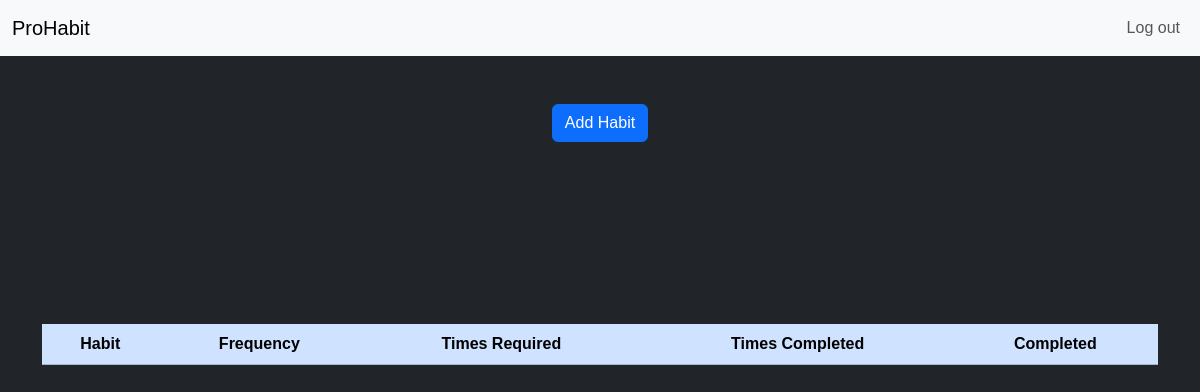
/ (signed in), run on an earlier commit of the app's database.
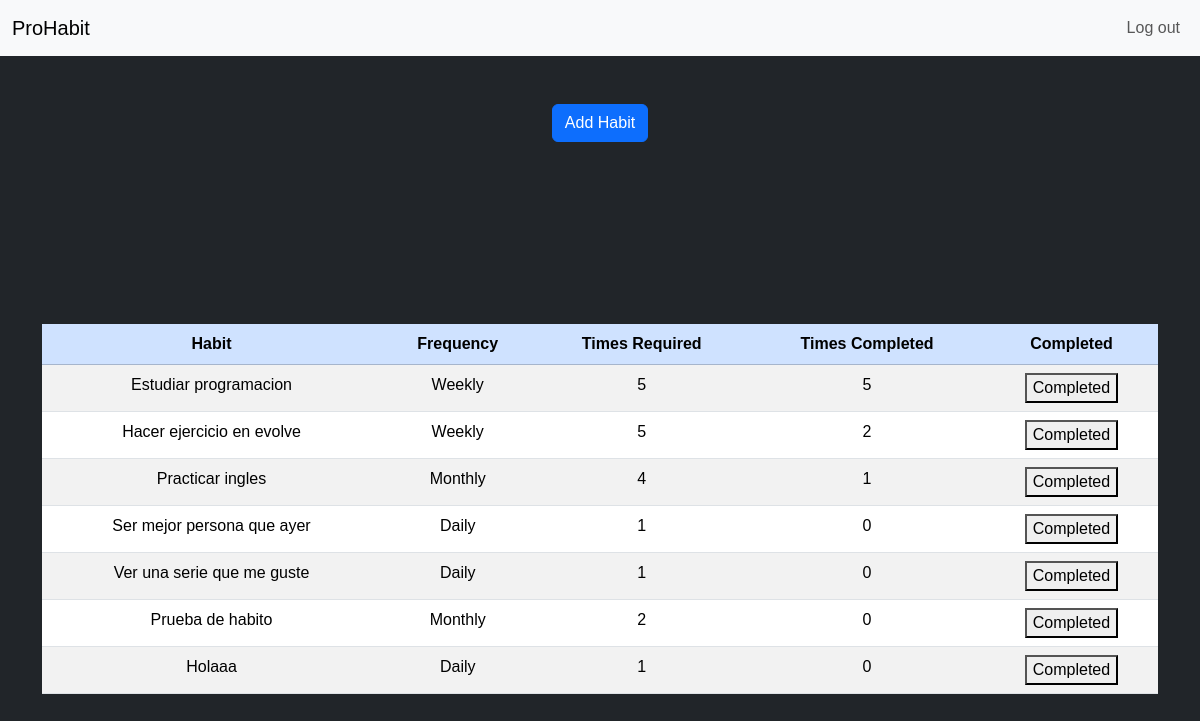
And on a later commit of the database.
### tables this page shows
CREATE TABLE habits (
    id INTEGER,
    habit TEXT NOT NULL,
    frequency TEXT NOT NULL,
    times INTEGER NOT NULL,
    user_id INTEGER NOT NULL,
    PRIMARY KEY(id),
    FOREIGN KEY(user_id) REFERENCES users(id)
);

### app.py (the view)
@app.route("/")
def index():
    conn = db.connect()
    user_habits = conn.execute(text("SELECT * FROM habits WHERE user_id = :user_id"), {"user_id": session["user_id"]}).mappings().fetchall()
    track_habit = conn.execute(text("SELECT habit_id, COUNT(*) AS completed FROM users JOIN habits ON users.id = habits.user_id JOIN habit_logs ON habits.id = habit_logs.habit_id WHERE users.id = :user_id GROUP BY habit_logs.habit_id"), {"user_id": session["user_id"]}).mappings().fetchall()
    return render_template("index.html", user_habits=user_habits, track_habit=track_habit)

### app.py (called while the page is built)
@app.before_request
def require_login():
    routes = ["/", "/add_habit", "/track_habit"]
    if session.get("user_id") is None and request.path in routes:
        return redirect("/login")

### templates/index.html (shortened to what this page needs)
{% extends "layout.html" %}
{% block main %}
<button class="btn btn-primary mb-4" id="show_form">Add Habit</button>
<div>
    <table class="table table-striped table-hover">
        <thead class="table-primary">
            <tr>
                <th>Habit</th>
                <th>Frequency</th>
                <th>Times Required</th>
                <th>Times Completed</th>
                <th>Completed</th>
            </tr>
        </thead>
        <tbody>
            {% for habit in user_habits %}
            <tr>
                <td>{{ habit.habit }}</td>
                <td>{{ habit.frequency }}</td>
                <td>{{ habit.times }}</td>
                {% set track = track_habit | selectattr('habit_id', 'equalto', habit.id) | first %}
                <td>{{ track.completed if track else 0 }}</td>
                <td>
                    <button class="mark-btn" data-habit-id="{{ habit.id }}">Completed</button>
                </td>
            </tr>
            {% endfor %}
        </tbody>
    </table>
</div>
{% endblock %}

### templates/layout.html (shortened to what this page needs)
<!DOCTYPE html>
<html lang="en">
<head>
    <link href="https://cdn.jsdelivr.net/npm/bootstrap@5.3.5/dist/css/bootstrap.min.css" rel="stylesheet">
    <link rel="stylesheet" href="/static/styles.css">
</head>
<body>
    <nav class="navbar navbar-expand-lg bg-body-tertiary">
        <div class="container-fluid">
            <a class="navbar-brand" href="/">ProHabit</a>
            <div class="collapse navbar-collapse" id="navbarSupportedContent">
                {% if session["user_id"] %}
                <ul class="navbar-nav ms-auto mb-2 mb-lg-0">
                    <li class="nav-item"><a class="nav-link" href="/logout">Log out</a></li>
                </ul>
                {% else %}
                <ul class="navbar-nav ms-auto mb-2 mb-lg-0">
                    <li class="nav-item"><a class="nav-link" href="/login">Log In</a></li>
                    <li class="nav-item"><a class="nav-link" href="/register">Register</a></li>
                </ul>
                {% endif %}
            </div>
        </div>
    </nav>
    <main class="container py-5 text-center">
        {% block main %}{% endblock %}
    </main>
</body>
</html>

### static/styles.css (style rules this page uses)
:root { --bg-dark: #212529; --text-light: #E9ECEF; --accent-color: #4e4e4e; --border-color: #495057; }
body { background-color: var(--bg-dark); color: var(--text-light); font-family: Arial, sans-serif; }

What changed in the data, as far as the page shows it:
added habits: habit "Estudiar programacion", frequency "Weekly"
added habits: habit "Hacer ejercicio en evolve", frequency "Weekly"
added habits: habit "Practicar ingles", frequency "Monthly"
added habits: habit "Ser mejor persona que ayer", frequency "Daily"
added habits: habit "Ver una serie que me guste", frequency "Daily"
added habits: habit "Prueba de habito", frequency "Monthly"
added habits: habit "Holaaa", frequency "Daily"
Also different on the page:
new list line: "5 5 Completed"
new list line: "5 2 Completed"
new list line: "4 1 Completed"
new list line: "1 0 Completed"
new list line: "2 0 Completed"
